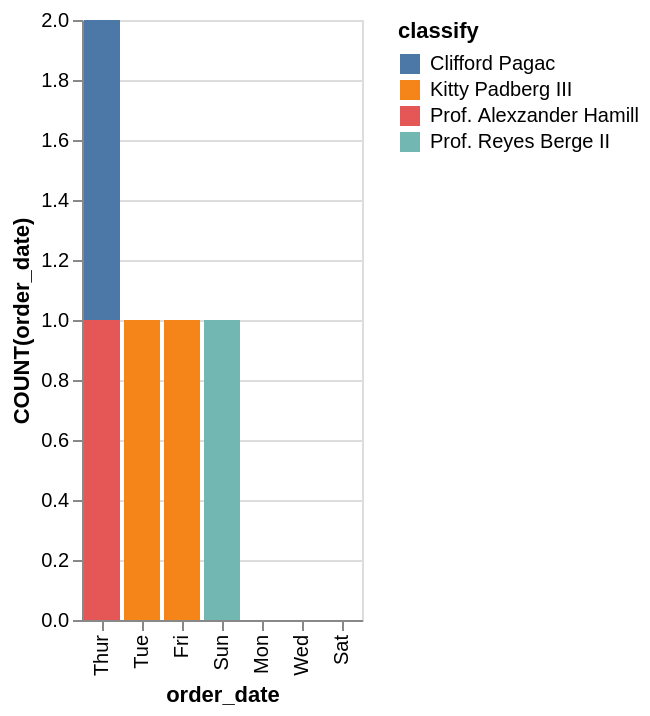

The Vega-Lite source for this figure:
### Vega-Lite specification from a JSON file in a GitHub repository (floating-point values rounded to 4 significant figures)
{"data": {"values": [{"x_data": "Mon", "y_data": 0, "classify": "Clifford Pagac"}, {"x_data": "Tue", "y_data": 0, "classify": "Clifford Pagac"}, {"x_data": "Wed", "y_data": 0, "classify": "Clifford Pagac"}, {"x_data": "Thur", "y_data": 1, "classify": "Clifford Pagac"}, {"x_data": "Fri", "y_data": 0, "classify": "Clifford Pagac"}, {"x_data": "Sat", "y_data": 0, "classify": "Clifford Pagac"}, {"x_data": "Sun", "y_data": 0, "classify": "Clifford Pagac"}, {"x_data": "Mon", "y_data": 0, "classify": "Kitty Padberg III"}, {"x_data": "Tue", "y_data": 1, "classify": "Kitty Padberg III"}, {"x_data": "Wed", "y_data": 0, "classify": "Kitty Padberg III"}, {"x_data": "Thur", "y_data": 0, "classify": "Kitty Padberg III"}, {"x_data": "Fri", "y_data": 1, "classify": "Kitty Padberg III"}, {"x_data": "Sat", "y_data": 0, "classify": "Kitty Padberg III"}, {"x_data": "Sun", "y_data": 0, "classify": "Kitty Padberg III"}, {"x_data": "Mon", "y_data": 0, "classify": "Prof. Alexzander Hamill"}, {"x_data": "Tue", "y_data": 0, "classify": "Prof. Alexzander Hamill"}, {"x_data": "Wed", "y_data": 0, "classify": "Prof. Alexzander Hamill"}, {"x_data": "Thur", "y_data": 1, "classify": "Prof. Alexzander Hamill"}, {"x_data": "Fri", "y_data": 0, "classify": "Prof. Alexzander Hamill"}, {"x_data": "Sat", "y_data": 0, "classify": "Prof. Alexzander Hamill"}, {"x_data": "Sun", "y_data": 0, "classify": "Prof. Alexzander Hamill"}, {"x_data": "Mon", "y_data": 0, "classify": "Prof. Reyes Berge II"}, {"x_data": "Tue", "y_data": 0, "classify": "Prof. Reyes Berge II"}, {"x_data": "Wed", "y_data": 0, "classify": "Prof. Reyes Berge II"}, {"x_data": "Thur", "y_data": 0, "classify": "Prof. Reyes Berge II"}, {"x_data": "Fri", "y_data": 0, "classify": "Prof. Reyes Berge II"}, {"x_data": "Sat", "y_data": 0, "classify": "Prof. Reyes Berge II"}, {"x_data": "Sun", "y_data": 1, "classify": "Prof. Reyes Berge II"}]}, "mark": "bar", "encoding": {"x": {"field": "x_data", "type": "nominal", "title": "order_date", "sort": {"op": "sum", "field": "y_data", "order": "descending"}}, "y": {"field": "y_data", "type": "quantitative", "title": "COUNT(order_date)"}, "color": {"field": "classify"}}}
